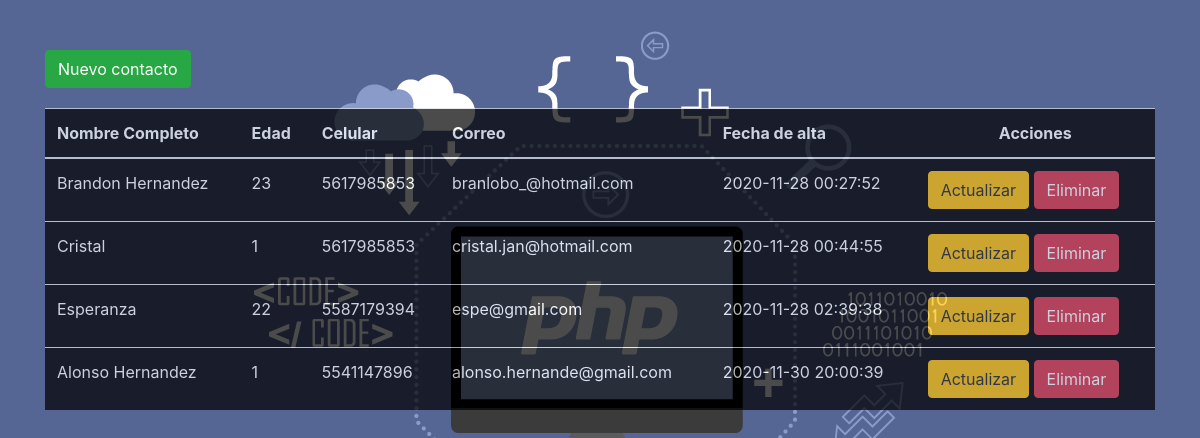
The page / on the database its author committed.
### tables this page shows
CREATE TABLE `tbcontactos` (
  `idcontacto` int(11) NOT NULL,
  `NombreC` varchar(50) DEFAULT NULL,
  `Edad` varchar(10) DEFAULT NULL,
  `Celular` varchar(11) DEFAULT NULL,
  `Email` varchar(50) DEFAULT NULL,
  `FechaA` datetime DEFAULT NULL
);

### src/php/crud.php (called while the page is built, shortened)
<?php
    class metodos{
        public function MostrarDatos($sql){
            $select=new Conexiondb();
            $Conexion=$select->Conexion();
            $result=mysqli_query($Conexion, $sql);
            return mysqli_fetch_all($result,MYSQLI_ASSOC);
        }
    }
?>

### index.php (the view, shortened to what this page needs)
<?php
    require_once 'src/php/crud.php';
?>
<!DOCTYPE html>
    <html lang="en">
    <head>
        <link rel="stylesheet" href="src/bootstrap/css/bootstrap.css">
        <link rel="stylesheet" href="src/css/index.css">
    </head>
    <body background="src/img/icono.png">
        <div class="container">
            <div class="btnagregar">
                <a href="http://127.0.0.1/CRUD/src/html/insertar.html" " class="btn btn-success ">Nuevo contacto</a>
        </div>
    </div>
    <div class="container ">
        <div class="tablas ">
            <table class="table ">
                <thead>
                    <tr>
                        <th>Nombre Completo</th>
                        <th>Edad</th>
                        <th>Celular</th>
                        <th>Correo</th>
                        <th>Fecha de alta</th>
                        <th style="text-align: center">Acciones</th>
                    </tr>
                </thead>
                <tbody>
                    <?php
                        $obj = new metodos();
                        $sql = "SELECT idcontacto, NombreC, Edad, Celular, Email, FechaA FROM tbcontactos ";
                        $data = $obj->MostrarDatos($sql);
                        foreach ($data as $key) {
                    ?>
                    <tr>
                        <td style="color: white; "><?php echo $key['NombreC']?></td>
                        <td style="color: white; "><?php echo $key['Edad']?></td>
                        <td style="color: white; "><?php echo $key['Celular']?></td>
                        <td style="color: white; "><?php echo $key['Email']?></td>
                        <td style="color: white; "><?php echo $key['FechaA']?></td>
                        <td colspan="2">
                            <a href="src/html/editar.php?idcontacto=<?php echo $key['idcontacto']?>" class="btn btn-warning">Actualizar</a>
                            <a href="src/php/eliminar.php?idcontacto=<?php echo $key['idcontacto']?>" class="btn btn-danger">Eliminar</a>
                        </td>
                    </tr>
                    <?php
                        }
                    ?>
                </tbody>
            </table>
        </div>
    </div>
</body>
</html>

### src/css/index.css (style rules this page uses)
.btnagregar { padding-top: 50px; padding-bottom: 20px; }
.tablas { background-color: black; opacity: 0.7; }
.tablas th { color: white; }
td { color: white; }
td { padding-bottom: 15px; }

### rows shown on the page
tbcontactos: NombreC "Brandon Hernandez", Edad "23", Celular "5617985853", Email "branlobo_@hotmail.com", FechaA "2020-11-28 00:27:52"
tbcontactos: NombreC "Cristal", Edad "1", Celular "5617985853", Email "cristal.jan@hotmail.com", FechaA "2020-11-28 00:44:55"
tbcontactos: NombreC "Esperanza", Edad "22", Celular "5587179394", Email "espe@gmail.com", FechaA "2020-11-28 02:39:38"
tbcontactos: NombreC "Alonso Hernandez", Edad "1", Celular "5541147896", Email "alonso.hernande@gmail.com", FechaA "2020-11-30 20:00:39"
